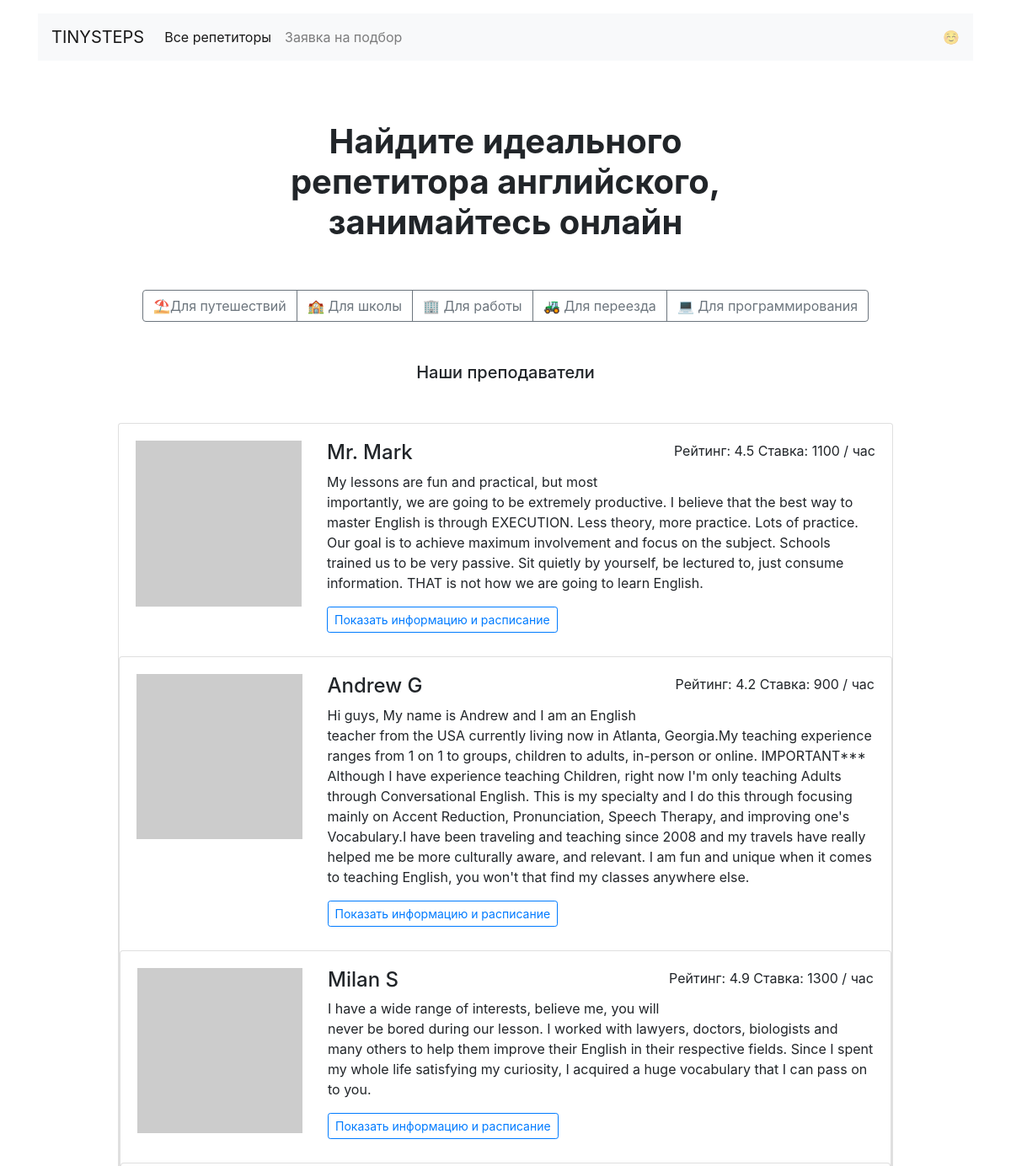
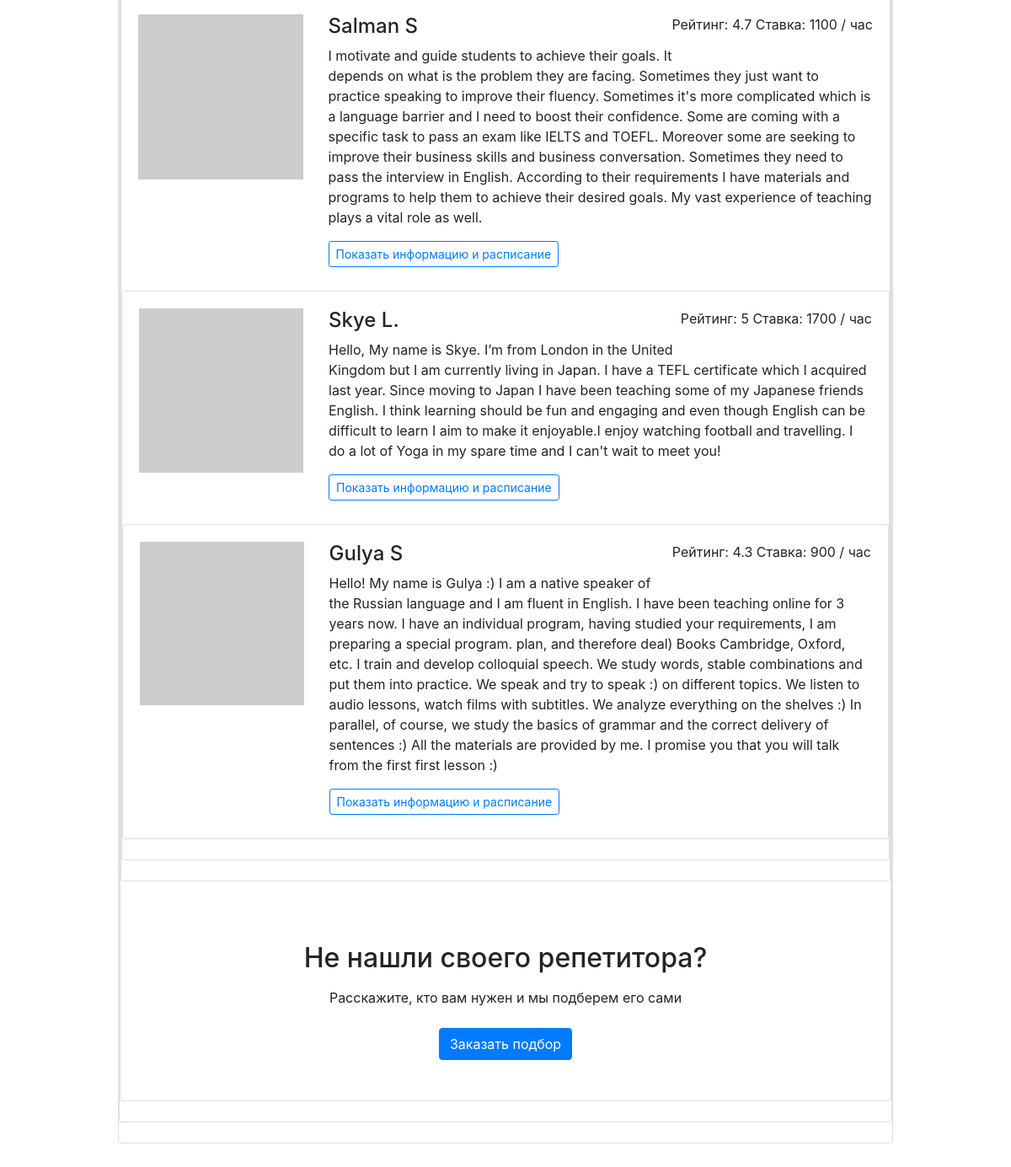
The page / on the database its author committed (2 pictures, top to bottom).
### src/models/teacher.py (models this page shows)
class Teacher(db.Model):
    id = Column(Integer, primary_key=True)
    name = Column(String(64), unique=True)
    description = Column(Text)
    picture = Column(String(64), unique=True)
    rating = Column(Integer)
    price = Column(Integer)
    goals = Column(String(128))
    free = Column(Text)
    orders = relationship('Order', back_populates='teacher')

### src/routes/main.py (the view)
@app.route('/')
def main():  # all_teachers назвать, random.shuffle(db_content["teachers"][:6])
    teachers_info = Teacher.query.all()
    random.shuffle(teachers_info)
    return render_template('index.html', teachers_info=teachers_info[:6])

### src/templates/index.html
{% extends "base.html" %}
{% block content %}
  <main class="container mt-3 mb-5">
    <section>
        <h1 class="h1 text-center mx-auto mt-4 py-5"><strong>Найдите идеального <br>репетитора английского, <br>занимайтесь онлайн</strong></h1>
        <div class="text-center mb-5">
          <div class="btn-group mx-auto mb-0" role="group" aria-label="Basic example">
            <a href="/goals/travel/" class="btn btn-outline-secondary">⛱Для путешествий</a>
            <a href="/goals/study/" class="btn btn-outline-secondary">🏫 Для школы</a>
            <a href="/goals/work/" class="btn btn-outline-secondary">🏢 Для работы</a>
            <a href="/goals/relocate/" class="btn btn-outline-secondary">🚜 Для переезда</a>
            <a href="/goals/programming/" class="btn btn-outline-secondary">💻 Для программирования</a>
          </div>
        </div>
        <h2 class="h5 text-center mb-5">Наши преподаватели</h2>
        <div class="row">
          <div class="col-12 col-lg-10 offset-lg-1 m-auto">
              {% for teacher in teachers_info %}
            <div class="card mb-4">
              <div class="card-body">
                <div class="row">
                  <div class="col-3"><img src="{{ teacher['picture'] }}" class="img-fluid" alt=""></div>
                  <div class="col-9">
                    <p class="float-right">Рейтинг: {{ teacher['rating'] }} Ставка: {{ teacher['price'] }} / час</p>
                    <h2 class="h4"> {{ teacher['name'] }}</h2>
                    <p>{{ teacher['description'] }}</p>
                    <a href="/profiles/{{ teacher['id'] }}" class="btn btn-outline-primary btn-sm mr-3 mb-2">Показать информацию и расписание</a>
                  </div>
                </div>
              </div>
                {% endfor %}
            </div>
          </div>
        </div>
        <h2 class="text-center mt-5 mb-3">Не нашли своего репетитора?</h2>
        <p class="text-center mb-4">Расскажите, кто вам нужен и мы подберем его сами</p>
        <div class="text-center pb-5">
            <a href="" class="btn btn-primary">Заказать подбор</a>
        </div>
    </section>
  </main>
{% endblock %}

### src/templates/base.html (shortened to what this page needs)
<!doctype html>
<html lang="en">
<head>
  <link rel="stylesheet" href="https://maxcdn.bootstrapcdn.com/bootstrap/4.5.2/css/bootstrap.min.css">
</head>
<body>
  <header class="container mt-3">
    <nav class="navbar navbar-expand-lg navbar-light bg-light">
      <a class="navbar-brand" href="/">TINYSTEPS</a>
      <div class="collapse navbar-collapse" id="navbarNav">
        <ul class="navbar-nav">
          <li class="nav-item active">
            <a class="nav-link" href="/all">Все репетиторы</a>
          </li>
          <li class="nav-item">
            <a class="nav-link" href="/request">Заявка на подбор</a>
          </li>
        </ul>
      </div>
      <span class="navbar-text d-sm-none d-lg-block">
        ☺️
      </span>
    </nav>
  </header>
  {% block content %}{% endblock %}
</body>
</html>

### rows shown on the page
Teacher: rating "4.5", price "1100", name "Mr. Mark", description "My lessons are fun and practical, but most importantly, we are going to be extremely productive. I believe that the best way to master English is through EXECUTION. Less theory, more practice. Lots of practice. Our goal is to achieve maximum involvement and focus on the subject. Schools trained us to be very passive. Sit quietly by yourself, be lectured to, just consume information. THAT is not how we are going to learn English."
Teacher: rating "4.2", price "900", name "Andrew G", description "Hi guys, My name is Andrew and I am an English teacher from the USA currently living now in Atlanta, Georgia.My teaching experience ranges from 1 on 1 to groups, children to adults, in-person or online. IMPORTANT*** Although I have experience teaching Children, right now I'm only teaching Adults through Conversational English. This is my specialty and I do this through focusing mainly on Accent Reduction, Pronunciation, Speech Therapy, and improving one's Vocabulary.I have been traveling and teaching since 2008 and my travels have really helped me be more culturally aware, and relevant. I am fun and unique when it comes to teaching English, you won't that find my classes anywhere else."
Teacher: rating "4.9", price "1300", name "Milan S", description "I have a wide range of interests, believe me, you will never be bored during our lesson. I worked with lawyers, doctors, biologists and many others to help them improve their English in their respective fields. Since I spent my whole life satisfying my curiosity, I acquired a huge vocabulary that I can pass on to you."
Teacher: rating "4.7", price "1100", name "Salman S", description "I motivate and guide students to achieve their goals. It depends on what is the problem they are facing. Sometimes they just want to practice speaking to improve their fluency. Sometimes it's more complicated which is a language barrier and I need to boost their confidence. Some are coming with a specific task to pass an exam like IELTS and TOEFL. Moreover some are seeking to improve their business skills and business conversation. Sometimes they need to pass the interview in English. According to their requirements I have materials and programs to help them to achieve their desired goals. My vast experience of teaching plays a vital role as well."
Teacher: rating "5", price "1700", name "Skye L.", description "Hello, My name is Skye. I’m from London in the United Kingdom but I am currently living in Japan. I have a TEFL certificate which I acquired last year. Since moving to Japan I have been teaching some of my Japanese friends English. I think learning should be fun and engaging and even though English can be difficult to learn I aim to make it enjoyable.I enjoy watching football and travelling. I do a lot of Yoga in my spare time and I can't wait to meet you!"
Teacher: rating "4.3", price "900", name "Gulya S", description "Hello! My name is Gulya :) I am a native speaker of the Russian language and I am fluent in English. I have been teaching online for 3 years now. I have an individual program, having studied your requirements, I am preparing a special program. plan, and therefore deal) Books Cambridge, Oxford, etc. I train and develop colloquial speech. We study words, stable combinations and put them into practice. We speak and try to speak :) on different topics. We listen to audio lessons, watch films with subtitles. We analyze everything on the shelves :) In parallel, of course, we study the basics of grammar and the correct delivery of sentences :) All the materials are provided by me. I promise you…"
